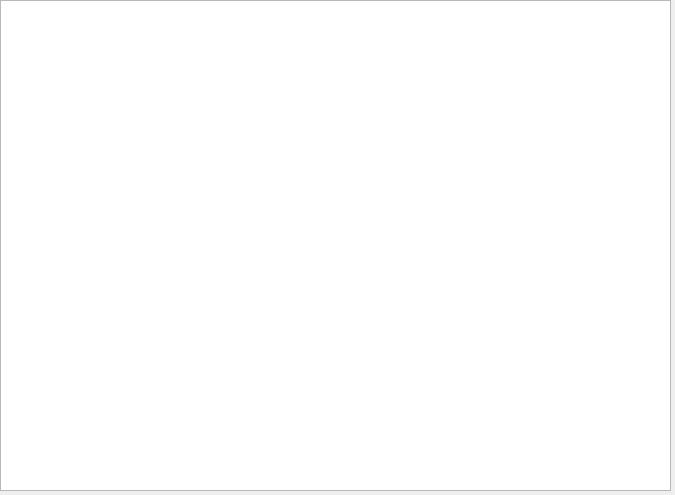
<?xml version="1.0" encoding="UTF-8"?>
<ui version="4.0">
 <class>Dialog</class>
 <widget class="QDialog" name="Dialog">
  <property name="geometry">
   <rect>
    <x>0</x>
    <y>0</y>
    <width>675</width>
    <height>495</height>
   </rect>
  </property>
  <property name="windowTitle">
   <string>Dialog</string>
  </property>
  <widget class="QTextEdit" name="out_text">
   <property name="geometry">
    <rect>
     <x>0</x>
     <y>0</y>
     <width>671</width>
     <height>491</height>
    </rect>
   </property>
   <property name="readOnly">
    <bool>true</bool>
   </property>
  </widget>
 </widget>
 <resources/>
 <connections/>
</ui>
